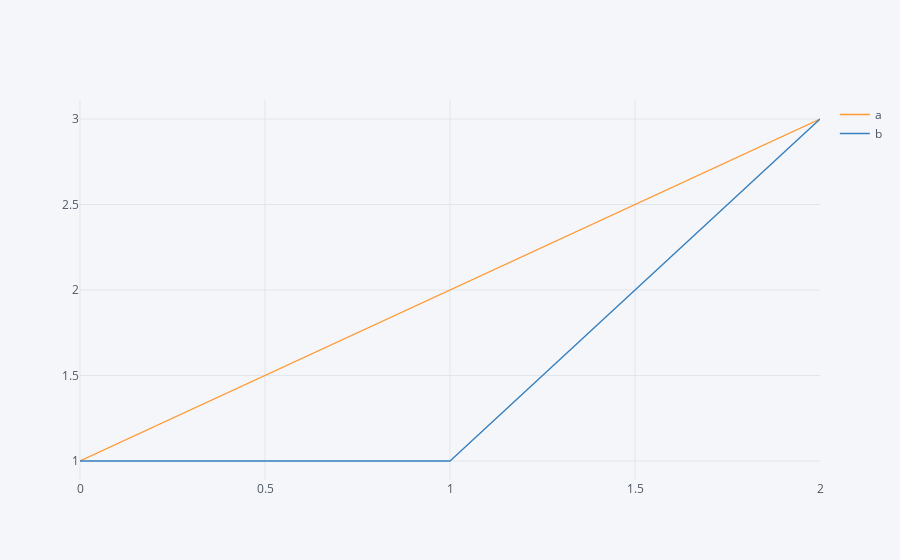

The notebook cell this image was saved under:
### Markdown cell above
## Ploting

### Code cell
df.iplot()

### Figure 1 — Plotly figure (JSON) as saved in the notebook; plotly's stock layout.template omitted (floating-point values rounded to 4 significant figures)
{"data": [{"line": {"color": "rgba(255, 153, 51, 1.0)", "dash": "solid", "shape": "linear", "width": 1.3}, "mode": "lines", "name": "a", "text": "", "type": "scatter", "uid": "d03fbfb4-90d5-4f0e-99e0-f13a35f6904b", "x": [0, 1, 2], "y": [1, 2, 3]}, {"line": {"color": "rgba(55, 128, 191, 1.0)", "dash": "solid", "shape": "linear", "width": 1.3}, "mode": "lines", "name": "b", "text": "", "type": "scatter", "uid": "37a6afa8-0dcb-43fe-9383-660c096ea546", "x": [0, 1, 2], "y": [1, 1, 3]}], "layout": {"legend": {"bgcolor": "#F5F6F9", "font": {"color": "#4D5663"}}, "paper_bgcolor": "#F5F6F9", "plot_bgcolor": "#F5F6F9", "title": {"font": {"color": "#4D5663"}}, "xaxis": {"gridcolor": "#E1E5ED", "showgrid": true, "tickfont": {"color": "#4D5663"}, "title": {"font": {"color": "#4D5663"}, "text": ""}, "zerolinecolor": "#E1E5ED"}, "yaxis": {"gridcolor": "#E1E5ED", "showgrid": true, "tickfont": {"color": "#4D5663"}, "title": {"font": {"color": "#4D5663"}, "text": ""}, "zerolinecolor": "#E1E5ED"}}}
